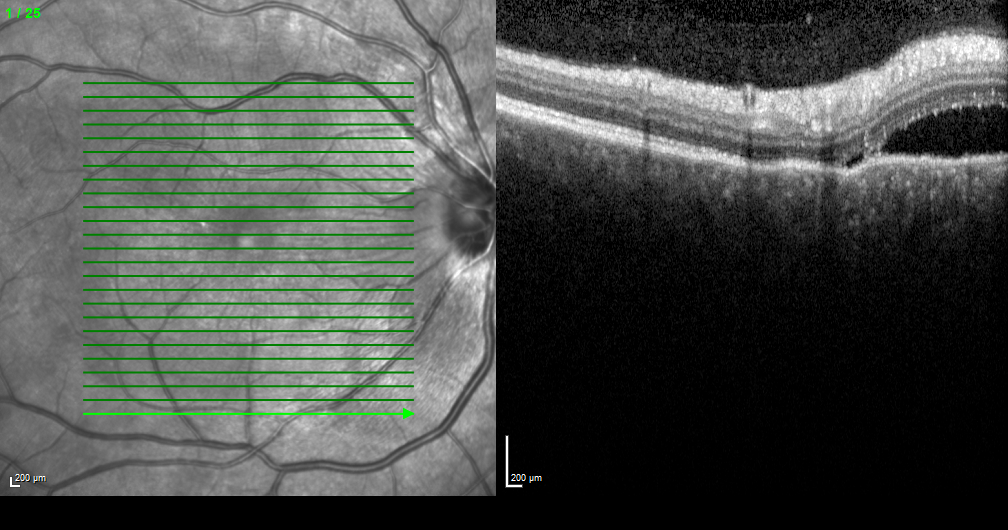
#> input picture temporal-sequence-analysis/data/original/raster/1.png, 1008 x 530 px
$ jupyter execute 1-preprocess.ipynb
#> lines starting #> are read from the running program, lines starting #| are printed output that depends on the picture
[cell 1]
import cv2
import numpy as np
import os

[cell 2]
def preprocess(oct_img):
    tomogram = oct_img[0:496, 496:]
    height, width, _ = tomogram.shape
    if height != width:
        new_size = max(width, height)
        new_image = np.full((new_size, new_size, 3), (0,0,0), dtype=np.uint8)
        left = (new_size - width) // 2
        top = (new_size - height) // 2
        new_image[top:top+height, left:left+width] = tomogram
        tomogram = new_image
    return cv2.resize(tomogram, (600, 600))

[cell 3]
scan_types = ["raster", "radial"]
for st in scan_types:
    input_dir = f"../data/original/{st}"
    output_dir = f"../data/preprocessed/{st}"
    for filename in os.listdir(input_dir):
        if filename.endswith(".png") or filename.endswith(".jpg"):
            img = cv2.imread(os.path.join(input_dir, filename))
#> img is the input picture: shape (530, 1008, 3); mean B, G, R 74.9, 79.1, 74.9
            preprocessed_img = preprocess(img)
#> in preprocess, `tomogram = oct_img[0:496, 496:]`:
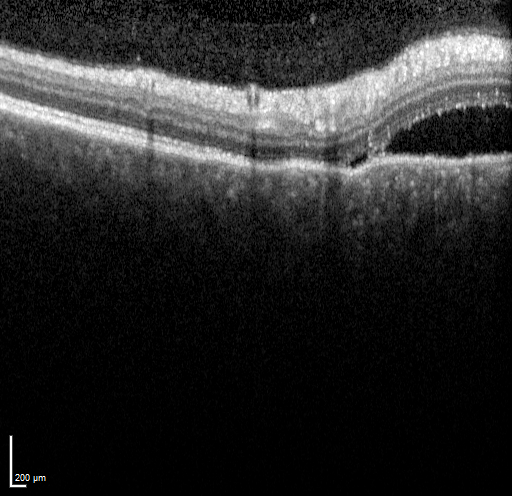
#> tomogram: shape (496, 512, 3); mean B, G, R 41.7, 41.7, 41.7
#> in preprocess, `new_image[top:top+height, left:left+width] = tomogram`:
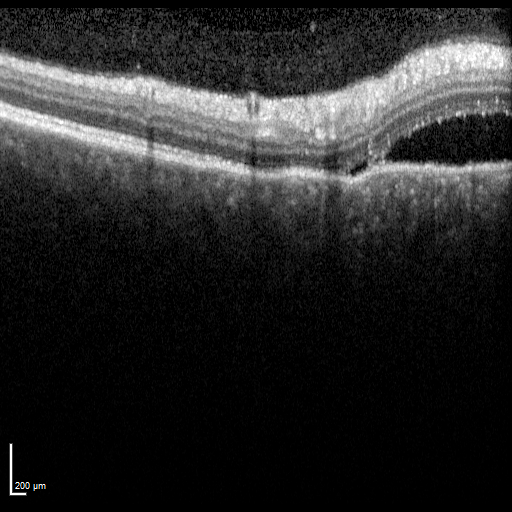
#> new_image: shape (512, 512, 3); mean B, G, R 40.4, 40.4, 40.4
            cv2.imwrite(os.path.join(output_dir, filename), preprocessed_img)
#> pass 2 of the loop `for st in scan_types:`:
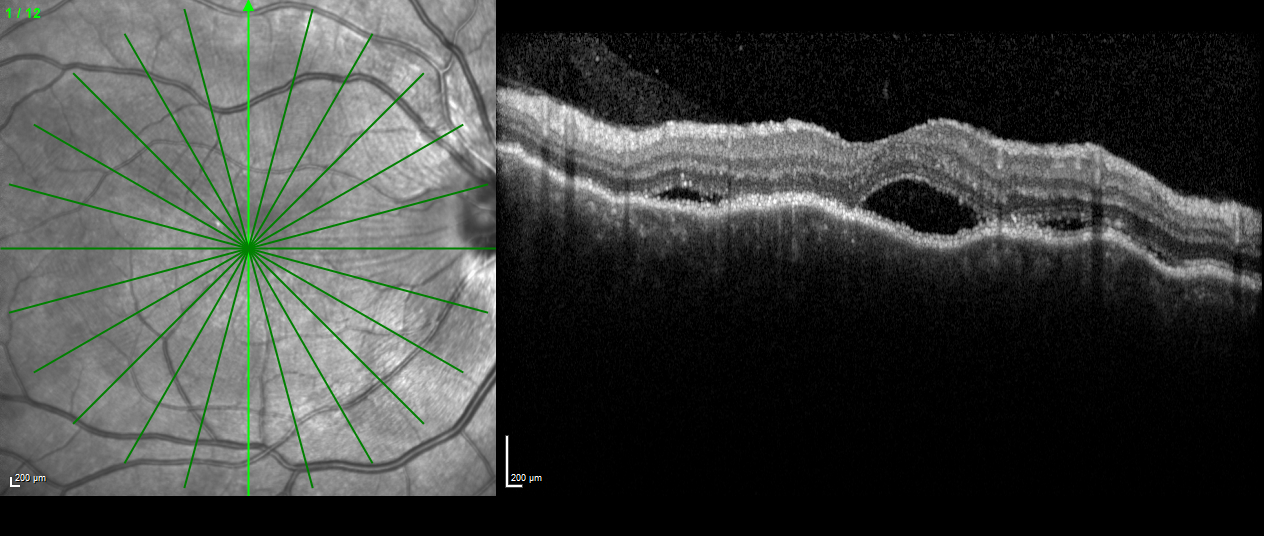
#> input picture temporal-sequence-analysis/data/original/radial/1.png, 1264 x 536 px
#> img is the input picture: shape (536, 1264, 3); mean B, G, R 62.9, 65.3, 62.9
#> in preprocess (call 2), `tomogram = oct_img[0:496, 496:]`:
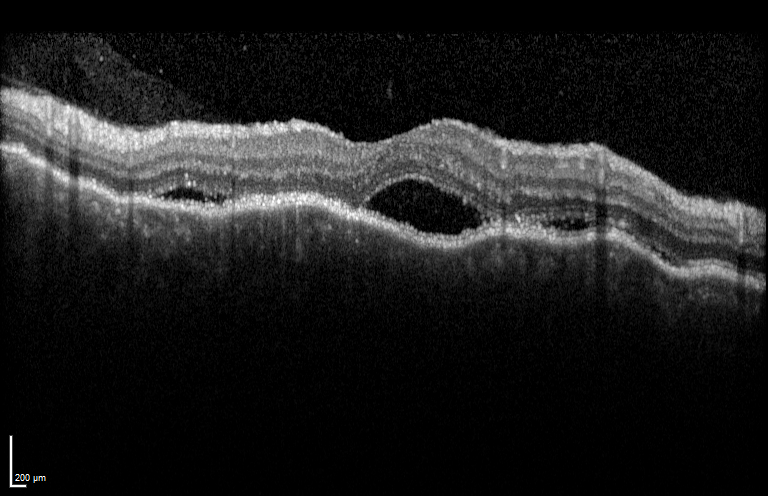
#> tomogram: shape (496, 768, 3); mean B, G, R 29.3, 29.3, 29.3
#> in preprocess (call 2), `new_image[top:top+height, left:left+width] = tomogram`:
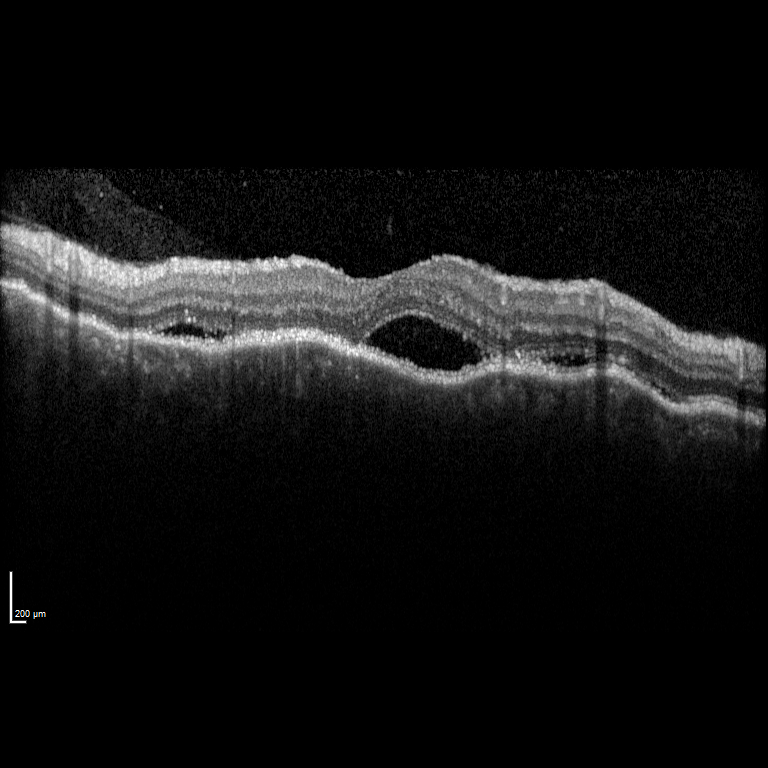
#> new_image: shape (768, 768, 3); mean B, G, R 18.9, 18.9, 18.9
